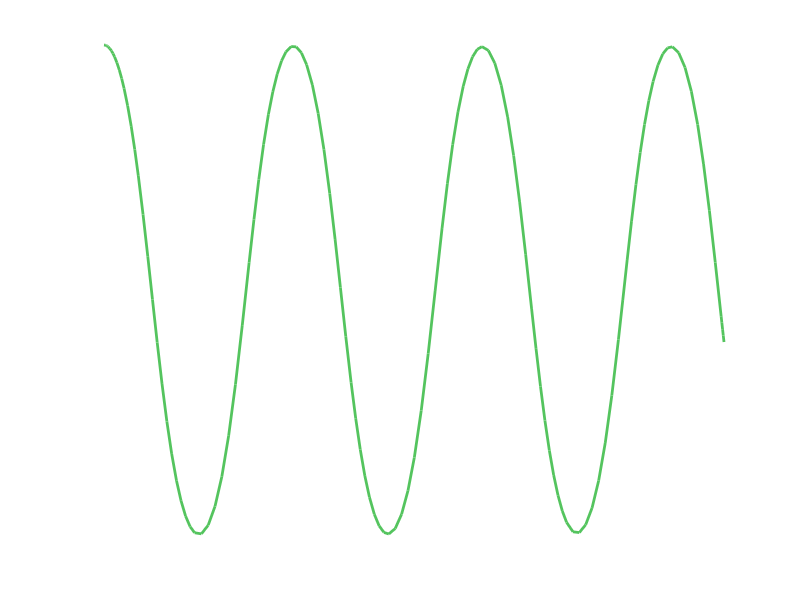

The MATLAB script that drew this image:
clc;
clear;

% === Parámetros del sistema ===
I = 0.0167;
C = -0.1326;
Lm = 0.3310;
u = 0;  % Entrada constante

% === Condición inicial ===
angulo_inicial_grados = 30;
X0 = [angulo_inicial_grados * pi/180, 0];  % [posición, velocidad] en radianes

% === Intervalo de simulación ===
tspan = [0, 10];

% === Función del sistema dinámico ===
modelo = @(t, x) [
    x(2);
    (C*cos(x(1)) + u*Lm) * (1/I)
];

% === Resolver con ODE45 ===
[t, y] = ode45(modelo, tspan, X0);


% === Graficar de forma profesional ===
figure('Color', 'none');  % 'none' para fondo transparente al exportar

% Graficar solo la curva con color personalizado
plot(t, y(:,1)*180/pi, 'Color', [0.329, 0.769, 0.369], 'LineWidth', 2);
axis off;
box off;
axis tight;

% Guardar como PNG con fondo transparente
exportgraphics(gcf, 'curva_transparente.png', 'BackgroundColor', 'none', 'ContentType', 'image');
